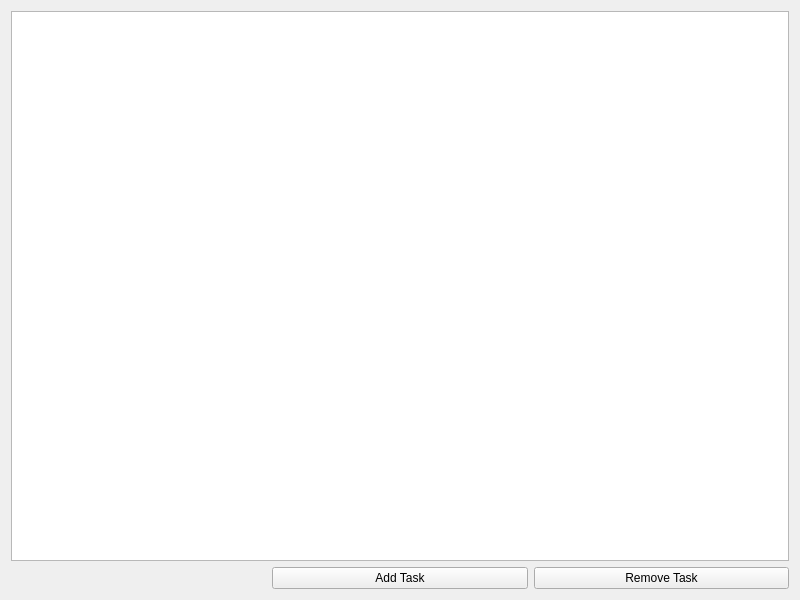
<?xml version="1.0" encoding="UTF-8"?>
<ui version="4.0">
 <class>Widget</class>
 <widget class="QWidget" name="Widget">
  <property name="geometry">
   <rect>
    <x>0</x>
    <y>0</y>
    <width>800</width>
    <height>600</height>
   </rect>
  </property>
  <property name="windowTitle">
   <string>Widget</string>
  </property>
  <layout class="QGridLayout" name="gridLayout">
   <item row="1" column="1">
    <widget class="QPushButton" name="addTaskBtn">
     <property name="text">
      <string>Add Task</string>
     </property>
    </widget>
   </item>
   <item row="1" column="2">
    <widget class="QPushButton" name="remTaskBtn">
     <property name="text">
      <string>Remove Task</string>
     </property>
    </widget>
   </item>
   <item row="0" column="0" colspan="3">
    <widget class="QListWidget" name="taskList"/>
   </item>
  </layout>
 </widget>
 <resources/>
 <connections/>
</ui>
